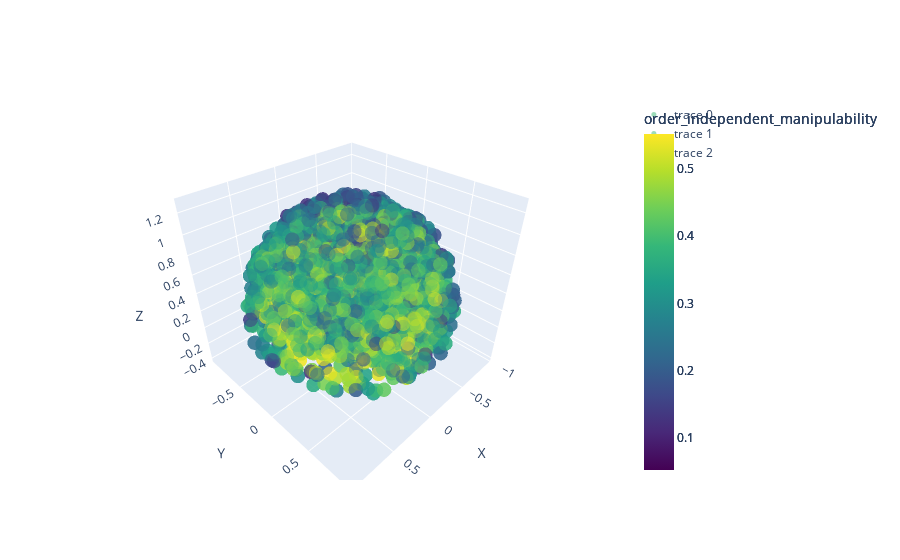

This figure's notebook cell:
### Markdown cell above
## Visualize the workspace

### Code cell
fig = ws.plot(color="order_independent_manipulability")
fig.show("png") # display the plot in PNG format for better visibility on github

### Figure 1 — Plotly figure (JSON) as saved in the notebook; plotly's stock layout.template omitted (floating-point values rounded to 4 significant figures; data arrays with more than 128 entries replaced by an {"elided": "..."} marker saying what was removed)
{"data": [{"marker": {"color": {"elided": "3300 float values"}, "colorbar": {"title": {"text": "order_independent_manipulability"}}, "colorscale": [[0, "#440154"], [0.1111, "#482878"], [0.2222, "#3e4989"], [0.3333, "#31688e"], [0.4444, "#26828e"], [0.5556, "#1f9e89"], [0.6667, "#35b779"], [0.7778, "#6ece58"], [0.8889, "#b5de2b"], [1, "#fde725"]], "opacity": 0.5, "size": 5}, "mode": "markers", "type": "scatter3d", "x": {"elided": "3300 float values"}, "y": {"elided": "3300 float values"}, "z": {"elided": "3300 float values"}}, {"marker": {"color": {"elided": "3300 float values"}, "colorbar": {"title": {"text": "order_independent_manipulability"}}, "colorscale": [[0, "#440154"], [0.1111, "#482878"], [0.2222, "#3e4989"], [0.3333, "#31688e"], [0.4444, "#26828e"], [0.5556, "#1f9e89"], [0.6667, "#35b779"], [0.7778, "#6ece58"], [0.8889, "#b5de2b"], [1, "#fde725"]], "opacity": 0.5, "size": 5}, "mode": "markers", "type": "scatter3d", "x": {"elided": "3300 float values"}, "y": {"elided": "3300 float values"}, "z": {"elided": "3300 float values"}}, {"marker": {"color": {"elided": "3300 float values"}, "colorbar": {"title": {"text": "order_independent_manipulability"}}, "colorscale": [[0, "#440154"], [0.1111, "#482878"], [0.2222, "#3e4989"], [0.3333, "#31688e"], [0.4444, "#26828e"], [0.5556, "#1f9e89"], [0.6667, "#35b779"], [0.7778, "#6ece58"], [0.8889, "#b5de2b"], [1, "#fde725"]], "opacity": 0.5, "size": 5}, "mode": "markers", "type": "scatter3d", "x": {"elided": "3300 float values"}, "y": {"elided": "3300 float values"}, "z": {"elided": "3300 float values"}}], "layout": {"scene": {"xaxis": {"title": {"text": "X"}}, "yaxis": {"title": {"text": "Y"}}, "zaxis": {"title": {"text": "Z"}}}}}
